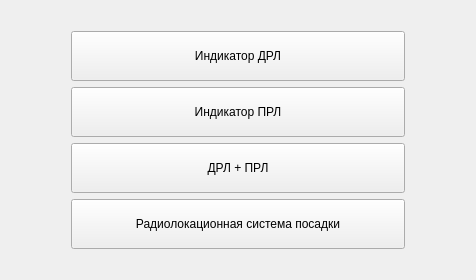
<?xml version="1.0" encoding="UTF-8"?>
<ui version="4.0">
 <class>Menu</class>
 <widget class="QMainWindow" name="Menu">
  <property name="geometry">
   <rect>
    <x>0</x>
    <y>0</y>
    <width>476</width>
    <height>280</height>
   </rect>
  </property>
  <property name="sizePolicy">
   <sizepolicy hsizetype="Preferred" vsizetype="Preferred">
    <horstretch>0</horstretch>
    <verstretch>0</verstretch>
   </sizepolicy>
  </property>
  <property name="windowTitle">
   <string>Индикатор кругового обзора - Меню</string>
  </property>
  <widget class="QWidget" name="centralWidget">
   <layout class="QGridLayout" name="gridLayout_2">
    <item row="0" column="0">
     <layout class="QGridLayout" name="gridLayout">
      <property name="leftMargin">
       <number>60</number>
      </property>
      <property name="topMargin">
       <number>20</number>
      </property>
      <property name="rightMargin">
       <number>60</number>
      </property>
      <property name="bottomMargin">
       <number>20</number>
      </property>
      <item row="0" column="0">
       <widget class="QPushButton" name="ButtonIndicatorDRL">
        <property name="sizePolicy">
         <sizepolicy hsizetype="Minimum" vsizetype="Expanding">
          <horstretch>0</horstretch>
          <verstretch>0</verstretch>
         </sizepolicy>
        </property>
        <property name="cursor">
         <cursorShape>PointingHandCursor</cursorShape>
        </property>
        <property name="text">
         <string>Индикатор ДРЛ</string>
        </property>
       </widget>
      </item>
      <item row="1" column="0">
       <widget class="QPushButton" name="ButtonIndicatorPRL">
        <property name="sizePolicy">
         <sizepolicy hsizetype="Minimum" vsizetype="Expanding">
          <horstretch>0</horstretch>
          <verstretch>0</verstretch>
         </sizepolicy>
        </property>
        <property name="cursor">
         <cursorShape>PointingHandCursor</cursorShape>
        </property>
        <property name="text">
         <string>Индикатор ПРЛ</string>
        </property>
       </widget>
      </item>
      <item row="2" column="0">
       <widget class="QPushButton" name="ButtonDRLPRL">
        <property name="sizePolicy">
         <sizepolicy hsizetype="Minimum" vsizetype="Expanding">
          <horstretch>0</horstretch>
          <verstretch>0</verstretch>
         </sizepolicy>
        </property>
        <property name="cursor">
         <cursorShape>PointingHandCursor</cursorShape>
        </property>
        <property name="text">
         <string>ДРЛ + ПРЛ</string>
        </property>
       </widget>
      </item>
      <item row="3" column="0">
       <widget class="QPushButton" name="ButtonRSP">
        <property name="sizePolicy">
         <sizepolicy hsizetype="Minimum" vsizetype="Expanding">
          <horstretch>0</horstretch>
          <verstretch>0</verstretch>
         </sizepolicy>
        </property>
        <property name="cursor">
         <cursorShape>PointingHandCursor</cursorShape>
        </property>
        <property name="text">
         <string>Радиолокационная система посадки</string>
        </property>
       </widget>
      </item>
     </layout>
    </item>
   </layout>
  </widget>
 </widget>
 <layoutdefault spacing="6" margin="11"/>
 <resources/>
 <connections/>
</ui>
